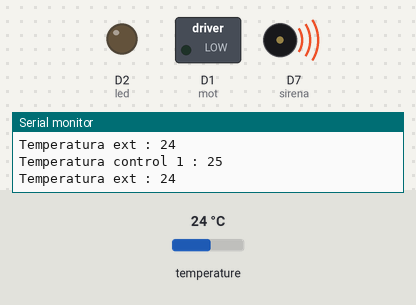
The sketch below on a simulated ESP8266 (NodeMCU). Shown: switched loads named in the sketch (green lamp = pin HIGH), output pins drawn as LEDs (lit = HIGH), buzzer (waves = sounding, pin HIGH), the last lines printed to the serial monitor. The test bench sets the inputs (shaded band); at power-on: temperature 24 °C. WiFi joins after 1.5 s; servers stay silent unless stated; random numbers use the default seed unless the sketch sets one; EEPROM starts erased; no MQTT or app messages arrive unless stated.

Above: at 14.5 s.
14.6 s: temperature set to 25.9 °C
At 16.9 s:
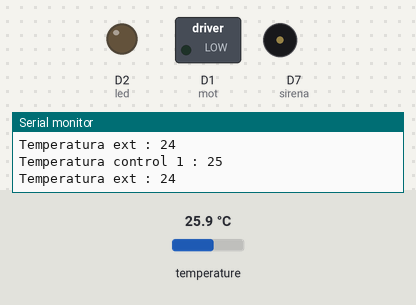
17.0 s: temperature set to 12 °C
At 20.5 s:
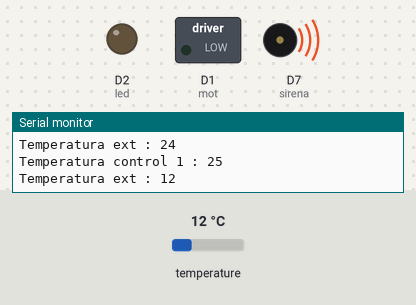
Timing chart, 0 to 20.8 s (numbered marks = the images above; inputs shaded):
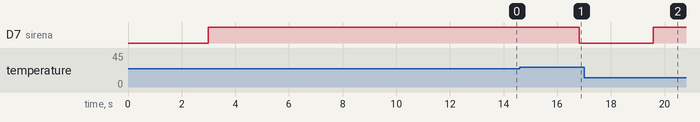

The sketch:

helada_26_07_2020.ino
```cpp
/*
Estacion Helada V1.0
CLIENTE: Federico Franic
COMIENZO DEL PROYECTO : 26/07/2020

Programa que controla dos temperaturas para prevenir heladas.
Programa funcionando para controlar el encendido de un motor.
Cuenta con un reloj y una programacion por DIA, HORA INI, HORA FIN
FORMATO PARA ENVIAR LA PROGRAMACION (2,15,30,16,30)(dia,hora_ini,min_ini,hora_fin,min_fin)
Topico programacion: /placa_0200/programa1

-------------BORRADO DE EEPROM---------------
for (int i = 0 ; i < EEPROM.length() ; i++) {
   EEPROM.write(i, 0);
 }
------------------------------------------------

*/


#include <Arduino.h>
#include <ESP8266WiFi.h>
#include <ESP8266WebServer.h>
#include <EEPROM.h>
#include <PubSubClient.h>
 #include <Wire.h>
 #include <cstdlib>
 //-------------------------------sensor 18b20-------------------------//
 #include <OneWire.h>
 #include <DallasTemperature.h>
 #define ONE_WIRE_BUS D3
 OneWire oneWire(ONE_WIRE_BUS);
 DallasTemperature sensor (&oneWire);
 float temperatura;
//--------------------------------------------------------------------//

 const int led = D2;
 const int sirena = D7;
 const int mot = D1;
 //#define OUT_1 D7 //LED o  Motor
 #define PULSADOR D5   //MANUAL

 int SENSOR;		// variable almacena valor leido de entrada analogica A0
int contconexion = 0;
long lastMsg = 0;

char msg[25];                              // es un char para el mensaje
String strtemp = "";
String strtemp_ext = "";
String strtemp_hoja = "";
char valueStrTEMP[15];
char valueStrleido_ext[15];
char valueStrleido_hoja[15];
float temp;
float temp_hoja;
String estado_motor;
String temp_ajuste;
String temperatura_ajuste = "";
String temp_leido;
String autom;
String automatico = "HIGH";
String motor;
int str_debug =0;
//Temperaturas control
String temp_control_1 = "4";
String temp_control_2 = "3.5";
String temp_control_3 = "3";
String temp_control_4 = "3.5";
String temp_control_5 = "2";
String temp_control_6 = "2.5";
String temp_control_7 = "2";
String temp_control_8 = "1";


unsigned long previousMillis = 0;
unsigned long previousMillis2 = 0;
unsigned long previousMillis3 = 0;

char PLACA[50];
char NOMBRE[50];
char TEMP_EXT[50];
char TEMP_HOJA[50];
char MOTOR[50];
char TEMPERATURA_AJUSTE[50];
char TEMP_AJUSTE_LEIDA[50];
char DEBUG[50];
char ACTUALIZACION[50];
char RESET[50];

const char *mqtt_server = "serviciosiot.com.ar";
const int mqtt_port = 1883;

String USERNAME = "placa_0200";
char   PASSWORD[50] = "12345678";
String NAME = "helada";
String ARCHIVO = "helada_26_07_2020.ino";
String VER_ARCHIVO = "Ver.:1.26072020";

WiFiClient espClient;
PubSubClient client(espClient);


//----------------------PAGINA WEB---------------------///
String pral = "<html>"
"<meta http-equiv='Content-Type' content='text/html; charset=utf-8'/>"
"<title>WIFI CONFIG by Fer@Fra</title> <style type='text/css'> body,td,th { color: #036; } body { background-color: #bbbd13; } </style> </head>"
"<body> "
"<h1>WIFI CONF</h1><br>"
"<form action='config' method='get' target='pantalla'>"
"<fieldset align='left' style='border-style:solid; border-color:#336666; width:400px; height:180px; padding:10px; margin: 5px;'>"
"<legend><strong>Configurar WI-FI</strong></legend>"
"Programar (si / no):  <input name='prog' type='text' size='15'/> <br><br>"
"SSID:  <input name='ssid' type='text' size='15'/> <br><br>"
"PASSWORD:  <input name='pass' type='password' size='15'/> <br><br>"
"<input type='submit' value='Comprobar conexion' /><br><br>"
"</fieldset>"
"<fieldset align='left' style='border-style:solid; border-color:#336666; width:400px; height:120px; padding:10px; margin: 5px;'>"
"<legend><strong>Config PROGRAMA 1</strong></legend>"
"PROGRAMA1:  <input name='prog1' type='text' size='15'/> <br><br>"
"<input type='submit' value='Guardar configuracion' />"
"</fieldset><br><br>"
"<fieldset align='left' style='border-style:solid; border-color:#336666; width:400px; height:100px; padding:10px; margin: 5px;'>"
"<legend><strong>MANUAL / AUTOMATICO</strong></legend>"
"MANUAL (si) AUTOMATICO (no):  <input name='auto' type='text' size='15'/> <br><br>"
"<input type='submit' value='Activar' />"
"</fieldset>"
"</form>"
"<iframe id='pantalla' name='pantalla' src='' width=900px height=400px frameborder='0' scrolling='no'></iframe>"
"</body>"
"</html>";

ESP8266WebServer server(80);

char ssid[20];
char pass[20];
String ssid_leido;
String pass_leido;
int ssid_tamano = 0;
int pass_tamano = 0;

String arregla_simbolos(String a) {
 a.replace("%C3%A1", "á");
 a.replace("%C3%A9", "é");
 a.replace("%C3%A", "i");
 a.replace("%C3%B3", "ó");
 a.replace("%C3%BA", "ú");
 a.replace("%21", "!");
 a.replace("%23", "#");
 a.replace("%24", "$");
 a.replace("%25", "%");
 a.replace("%26", "&");
 a.replace("%27", "/");
 a.replace("%28", "(");
 a.replace("%29", ")");
 a.replace("%3D", "=");
 a.replace("%3F", "?");
 a.replace("%27", "'");
 a.replace("%C2%BF", "¿");
 a.replace("%C2%A1", "¡");
 a.replace("%C3%B1", "ñ");
 a.replace("%C3%91", "Ñ");
 a.replace("+", " ");
 a.replace("%2B", "+");
 a.replace("%22", "\"");
 return a;
}
//---------------FUNCIONES--------------------//
void lee_temperatura();
void(* resetFunc) (void) = 0; //declare reset function @ address 0

//*******  G R A B A R  EN LA  E E P R O M  ***********
void graba(int addr, String a) {
 int tamano = (a.length() + 1);
 Serial.print(tamano);
 char inchar[30];    //'30' Tamaño maximo del string
 a.toCharArray(inchar, tamano);
 EEPROM.write(addr, tamano);
 for (int i = 0; i < tamano; i++) {
  addr++;
  EEPROM.write(addr, inchar[i]);
 }
 EEPROM.commit();
}

//*******  L E E R   EN LA  E E P R O M    **************
String lee(int addr) {
 String nuevoString;
 int valor;
 int tamano = EEPROM.read(addr);
 for (int i = 0;i < tamano; i++) {
  addr++;
  valor = EEPROM.read(addr);
  nuevoString += (char)valor;
 }
 return nuevoString;
}


//----------------------CALLBACK------------------------------//
void callback(char* topic, byte* payload, unsigned int lenght){

  char PAYLOAD[5] = "    ";

  //String str_topic(topic);
                                            //deja un espacio en blanco
  //String temperatura_ajuste = "";
  temperatura_ajuste = "";
 if (String(topic) ==  TEMPERATURA_AJUSTE) {
   Serial.println("");
   Serial.print("Mensaje recibido bajo el topico->");
   Serial.println(topic);
   //Serial.print(topic);
   Serial.print("\n");
  for (int i = 0; i < lenght; i++) {
    temperatura_ajuste += (char)payload[i];
   }
   //temperatura_ajuste.trim();
   graba(100,temperatura_ajuste);
  }

  if (String(topic) == "actualizar") {
    Serial.println("");
    Serial.print("Mensaje recibido bajo el topico->");
    Serial.println(topic);
    //Serial.print(topic);
    Serial.print("\n");
    lee_temperatura();
   }

   if (String(topic) ==  DEBUG) {
     Serial.println("");
     Serial.print("Mensaje recibido bajo el topico->");
     Serial.println(topic);
     Serial.print("\n");
    for (int i = 0; i < lenght; i++) {
      PAYLOAD[i] = (char)payload[i];
      }
        if (PAYLOAD[0] == 'S'){   // debug si
          str_debug= 1;
         }
         if (PAYLOAD[0] == 'N'){   // debug si
           str_debug= 0;
          }
    }

    if (String(topic) == RESET) {
      Serial.println("");
      Serial.print("Mensaje recibido bajo el topico->");
      Serial.println(topic);
      Serial.print("\n");
     for (int i = 0; i < lenght; i++) {
       PAYLOAD[i] = (char)payload[i];
       }
       if (PAYLOAD[0] == 'S'){   // debug si
         str_debug= 1;
         resetFunc();  //call reset
          }
         }

 if (String(topic) ==  MOTOR) {
   Serial.println("");
   Serial.print("Mensaje recibido bajo el topico->");
   Serial.println(topic);
   //Serial.print(topic);
   Serial.print("\n");
  for (int i = 0; i < lenght; i++) {
    PAYLOAD[i] = (char)payload[i];
   }

      if (PAYLOAD[1] == 'M'){   // MANUAL
        Serial.println("Mensaje recibido : N");
        automatico = "LOW";
        estado_motor = "ON";
        graba(200,estado_motor);
        graba(400,automatico);


      }
      if (PAYLOAD[1] == 'A'){  // Automatico
        Serial.println("Mensaje recibido : F");
       automatico = "HIGH";
       estado_motor = "OFF";
       graba(200,estado_motor);
       graba(400,automatico);

      }


}
}
//------------------------------------------------------------//
//----LEE TEMPERATURA ------
void lee_temperatura(){
  temp = sensor.getTempCByIndex(0);
  //temp = ((SENSOR * 5000.0) / 1024) / 10;
  strtemp = String(temp,1); //1 decimal
  //to_send.toCharArray(valueStrTEMP, 15);
  strtemp.toCharArray(valueStrTEMP, 15);
  //Serial.println("Enviando: [" +  String(TEMP_EXT) + "] " + String(to_send));
  Serial.println("Enviando: [" +  String(TEMP_EXT) + "] " + String(strtemp));
  client.publish(TEMP_EXT, valueStrTEMP);
}

void lee_temperatura_hoja(){

  temp = sensor.getTempCByIndex(0);
  strtemp_hoja = String(temp,1); //1 decimal
  strtemp_hoja.toCharArray(valueStrleido_hoja, 15);
  Serial.println("Enviando: [" +  String(TEMP_EXT) + "] " + String(strtemp_hoja));
  client.publish(TEMP_HOJA, valueStrleido_hoja);
}

void lee_temp_guardadas(){

  temp_leido = lee(100);
  strtemp_ext = String(temp,1); //1 decimal
//  String to_send = String(NAME) + "," + String(strtemp);
  //to_send.toCharArray(valueStrTEMP, 15);
  strtemp_ext.toCharArray(valueStrleido_ext, 15);
  Serial.println("Enviando: [" +  String(TEMP_EXT) + "] " + String(strtemp_ext));
  client.publish(TEMP_EXT, valueStrleido_ext);
}


//**** CONFIGURACION WIFI  *******
void wifi_conf() {
 int cuenta = 0;

 String getssid = server.arg("ssid"); //Recibimos los valores que envia por GET el formulario web
 String getpass = server.arg("pass");

 getssid = arregla_simbolos(getssid); //Reemplazamos los simbolos que aparecen cun UTF8 por el simbolo correcto
 getpass = arregla_simbolos(getpass);

 ssid_tamano = getssid.length() + 1;  //Calculamos la cantidad de caracteres que tiene el ssid y la clave
 pass_tamano = getpass.length() + 1;

 getssid.toCharArray(ssid, ssid_tamano); //Transformamos el string en un char array ya que es lo que nos pide WIFI.begin()
 getpass.toCharArray(pass, pass_tamano);

 Serial.println(ssid);     //para depuracion
 Serial.println(pass);

 WiFi.begin(ssid, pass);     //Intentamos conectar
 while (WiFi.status() != WL_CONNECTED)
 {
  delay(500);
  Serial.print(".");
  cuenta++;
  if (cuenta > 20) {
   graba(70, "noconfigurado");
   server.send(200, "text/html", String("<h2>No se pudo realizar la conexion<br>no se guardaron los datos.</h2>"));
   return;
  }
 }
 Serial.println(WiFi.localIP());
 graba(70, "configurado");
 graba(1, getssid);
 graba(30, getpass);
 server.send(200, "text/html", String("<h2>Conexion exitosa a: "
  + getssid + "<br> El pass ingresado es: " + getpass + "<br>Datos correctamente guardados."));

}

//*********  INTENTO DE CONEXION   *********************
void intento_conexion() {
 if (lee(70).equals("configurado")) {
  ssid_leido = lee(1);      //leemos ssid y password
  pass_leido = lee(30);

  Serial.println(ssid_leido);  //Para depuracion
  Serial.println(pass_leido);

  ssid_tamano = ssid_leido.length() + 1;  //Calculamos la cantidad de caracteres que tiene el ssid y la clave
  pass_tamano = pass_leido.length() + 1;

  ssid_leido.toCharArray(ssid, ssid_tamano); //Transf. el String en un char array ya que es lo que nos pide WiFi.begin()
  pass_leido.toCharArray(pass, pass_tamano);

  int cuenta = 0;
  WiFi.begin(ssid, pass);      //Intentamos conectar
  while (WiFi.status() != WL_CONNECTED) {
   delay(500);
   cuenta++;
   if (cuenta > 20) {
    Serial.println("Fallo al conectar");
    return;
   }
  }
 }
 if (WiFi.status() == WL_CONNECTED) {
  Serial.print("Conexion exitosa a: ");
  Serial.println(ssid);
  Serial.println(WiFi.localIP());
 }
}

void reconnect(){                                              //FUNCION PARA RECONECTAR AL SERVIDOR
  if (!client.connected()) {
    Serial.println("Intentando Conexion MQTT");

    String clientId = "iot_2_";                                        //SOLUCION DE DAR DE BAJA LA ANTERIOR CONEXION
    clientId = clientId + String(random(0xffff), HEX);                //

    USERNAME.toCharArray(PLACA, 50);
    if (client.connect("", PLACA, PASSWORD)) {
    //if (client.connect(clientId.c_str(),mqtt_user,mqtt_pass)) {      // DATOS PARA LA CONEXION
      Serial.println("Conexion MQTT exitosa!!");
      String str_NAME = NAME + USERNAME +"online";
      str_NAME.toCharArray(NOMBRE, 50);
      client.publish("alertas",NOMBRE);
      client.subscribe(MOTOR);
      client.subscribe(TEMPERATURA_AJUSTE);
      client.subscribe(ACTUALIZACION);
      client.subscribe(DEBUG);
      client.subscribe(RESET);

      Serial.println("subscribe to /"+USERNAME+"/temp_ext");
      Serial.println("subscribe to /"+USERNAME+"/temp_hoja");
      Serial.println("subscribe to /"+USERNAME+"/temp_ajuste_leida");
      Serial.println("subscribe to /"+USERNAME+"/temp_ajuste");
      Serial.println("subscribe to /"+USERNAME+"/debug");
      Serial.println("subscribe to /"+USERNAME+"/actualizacion");
      Serial.println("subscribe to /"+USERNAME+"/motor");

      Serial.println("");
      ////////////////////PUBLICACION TEMP AL INICIO//////////////////////////////
      lee_temperatura();

        ////////////////////////////////////////////////////////////////////////////

    }
    else{
       Serial.println("Fallo la  Conexion ");
       Serial.print(client.state());                                      // QUIERO SABER EL ESTADO DEL CLIENTE CON CODIGO DE ERROR
       Serial.print("Se intentara de nuevo en 5 segundos");

       delay(5000);
    }
  }
}


//*****  S E T U P  **************
void setup() {
 Serial.begin(115200);
 EEPROM.begin(4096);


 pinMode(led, OUTPUT);
 pinMode(sirena, OUTPUT);
 pinMode(mot, OUTPUT);

 WiFi.softAP("ESP_" + String(USERNAME) );      //Nombre que se mostrara en las redes wifi

 server.on("/", []() {
  server.send(200, "text/html", pral);
 });
 server.on("/config", wifi_conf);
 server.begin();
 Serial.println("Webserver iniciado...");

 Serial.println(lee(70));
 Serial.println(lee(1));
 Serial.println(lee(30));
 intento_conexion();
 client.setServer(mqtt_server, mqtt_port);
 client.setCallback(callback);
          //*****  TOPIC  **************
  String temp_ext = "/" + USERNAME + "/" + "temp_ext";
  temp_ext.toCharArray(TEMP_EXT, 50);
  String temp_hoja = "/" + USERNAME + "/" + "temp_hoja";
  temp_hoja.toCharArray(TEMP_HOJA, 50);
  String motor = "/" + USERNAME + "/" + "motor";
  motor.toCharArray(MOTOR, 50);
  String temperatura_ajuste = "/" + USERNAME + "/" + "temperatura_ajuste";
  temperatura_ajuste.toCharArray(TEMPERATURA_AJUSTE, 50);
  String temp_ajuste_leida = "/" + USERNAME + "/" + "temp_ajuste_leida";
  temp_ajuste_leida.toCharArray(TEMP_AJUSTE_LEIDA, 50);
  String actualizacion = "/" + USERNAME + "/" + "actualizacion";
  actualizacion.toCharArray(ACTUALIZACION, 50);
  String debug = "/" + USERNAME + "/" + "debug";
  debug.toCharArray(DEBUG, 50);
  String reset = "reset";
  reset.toCharArray(RESET, 50);


//temp_leido = lee(100); // Ajuste de Temperatura de Control
automatico = lee(400);  // Memoria de estado Automatico  o Manual
Serial.println("****ESTADO PLACA****");
Serial.println("estado -> " + String (automatico));
Serial.println("");
Serial.println("****TEMPERATURA AJUSTE****");
Serial.println("temperatura_ajuste-> " + String (temp_leido));
Serial.println("");
Serial.println("****TOPIC CREADOS****");
Serial.println("/"+USERNAME + "/salida_digital");
Serial.println("/"+USERNAME + "/temperatura");
Serial.println("/"+USERNAME + "/temp_ajuste_leida");
Serial.println("/"+USERNAME + "/temp_ajuste");
Serial.println("/"+USERNAME + "/actualizacion");
Serial.println("/"+USERNAME + "/debug");
Serial.println("reset");
Serial.println("");
Serial.println("****SERVIDOR****");
Serial.println("iotargentina.ga");
Serial.println("");
Serial.println("****Ver.-***");
Serial.println("Ver.:1.10032020");
Serial.println("");

////////////////////PUBLICACION TEMP AL INICIO//////////////////////////////
lee_temperatura();
lee_temperatura_hoja();

  ////////////////////////////////////////////////////////////////////////////


}


//*****   L O O P   **************
void loop() {
sensor.requestTemperatures();
  server.handleClient();
  delay(2000);

client.loop();
if (client.connected()==true){
  //Serial.println("cliente conectado ");
}
else{
  Serial.println("cliente NO conectado ");
}
if (client.connected()==false){
  reconnect();
}
//------------------------SENSOR DE TEMPERATURA------------------------//
//*************************LM35 & 18b20 *****************************************
//SENSOR = analogRead(A0);				// lectura de entrada analogica A0
temp = sensor.getTempCByIndex(0);
strtemp = String(temp,0); //1 decimal
//temp_hoja = sensor.getTempCByIndex(1);
//strtemp_hoja= String(temp_hoja,0); //1 decimal

//***************Control 1**********************//
temp_control_1 = "25";
int str_control_1= atoi(temp_control_1.c_str());
  if (temp <= str_control_1) {
  digitalWrite(sirena, HIGH);
  Serial.println("Temperatura control 1 : " + String(temp_control_1));
  Serial.println("Temperatura ext : " + String(strtemp));
  }else{ digitalWrite(sirena, LOW);}
//***************Control 2**********************//


//------------------------termostato------------------------//

//int str_temp_leido = atoi(temp_leido.c_str());

  ////////////////// termostato/////////////////////////////////////////////////
  /*
  if (temp >= str_control_1) {   //Compara la temperatura contra el temp_ajuste
    digitalWrite(led, HIGH);
    if (str_debug==1) {
    Serial.println("termostato funcionando  on");
    }
  }

  if (temp > -10) {
  digitalWrite(sirena, LOW);
   if (str_debug==1) {
   Serial.println("sirena sonando!!!!! ");
    }
  }
  if (millis() - lastMsg >600000) {
    lastMsg= millis();
      if (str_debug==1) {
        Serial.println("temperatura= " + String(temp));
        Serial.println("TEMPERATURA LEIDA= " + String(str_control_1));
        }
}*/


///////////////////////PUBLICACIONES////////////////////////////////////////


unsigned long currentMillis3 = millis();
if (currentMillis3 - previousMillis3 >= 60000) { //envia la temperatura cada 60 segundos
        previousMillis3 = currentMillis3;
        //int analog = analogRead(17);
        //float temp = analog*0.322265625;
        //temp = ((SENSOR * 5000.0) / 1023) / 10;
        //strtemp = String(temp, 1); //1 decimal
        lee_temperatura();
        lee_temperatura_hoja();
        //client.publish(TEMP_AJUSTE_LEIDA, valueStrleido);


      }

unsigned long currentMillis = millis();
if (currentMillis - previousMillis >= 600000) { //envia la temperatura cada 25 segundos
    previousMillis = currentMillis;
   }

}
```

Measured:
- the behaviour switches between 25 and 25.1 °C on temperature (found by bisection; images 0 and 1)
- after the input at 14.6 s, D7 (sirena): HIGH → LOW after 2.2 s
- after the input at 17.0 s, D7 (sirena): LOW → HIGH after 2.6 s
